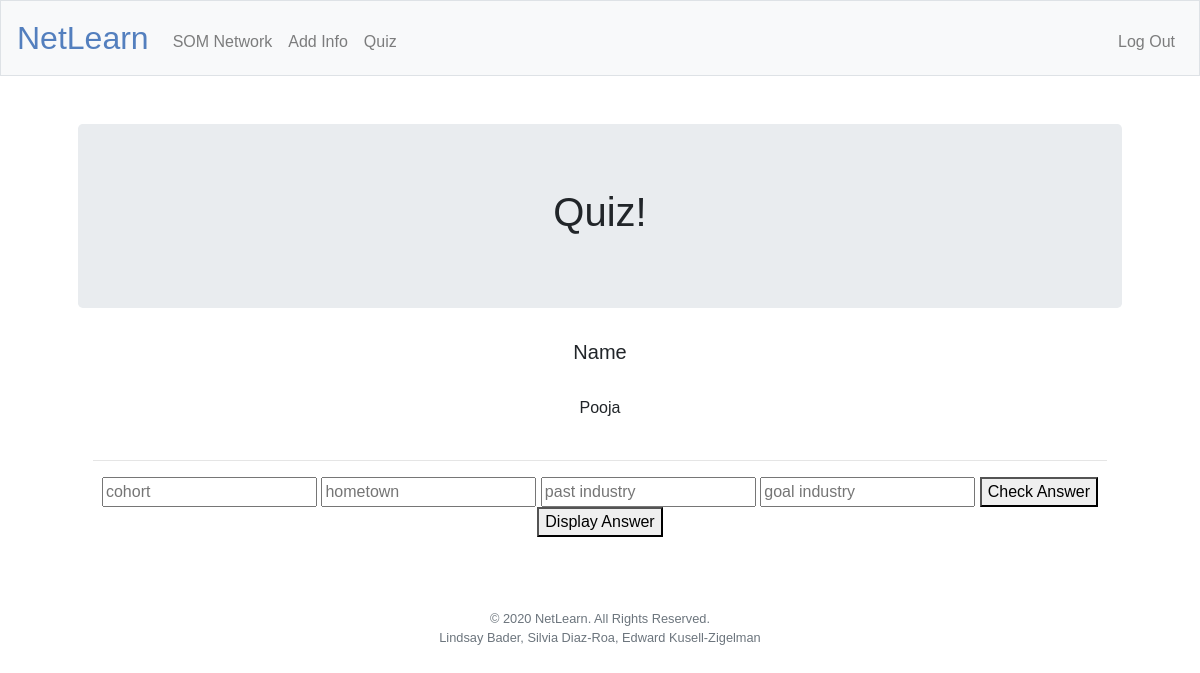
The page /quiz (signed in) on the database as committed earlier.
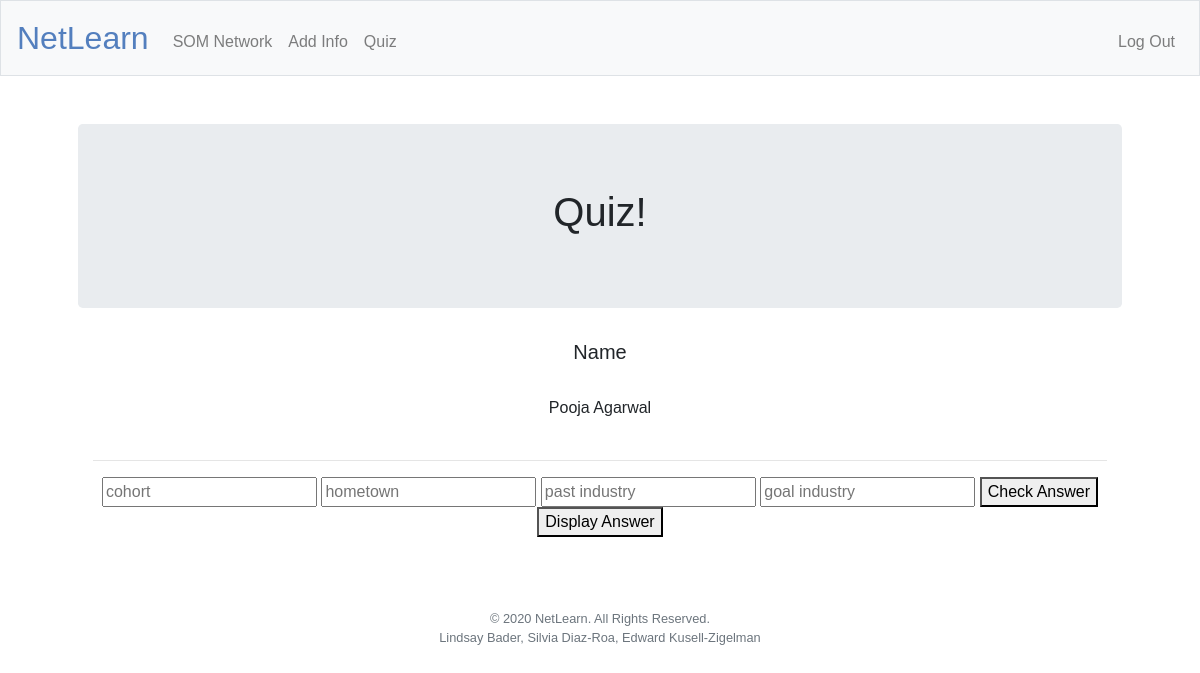
The same page on the database as committed later.
### tables this page shows
CREATE TABLE network (id INTEGER, name TEXT, cohort TEXT, hometown TEXT, past_industry TEXT, goal_industry TEXT, PRIMARY KEY(id));

### application.py (the view)
@app.route("/quiz", methods=["GET", "POST"])
@login_required
def quiz():
     person = db.execute("SELECT * FROM network ORDER BY RANDOM() LIMIT 1;")
     print(person)
     return render_template("quiz.html", person = person[0])

### application.py (called while the page is built)
@app.after_request
def after_request(response):
    response.headers["Cache-Control"] = "no-cache, no-store, must-revalidate"
    response.headers["Expires"] = 0
    response.headers["Pragma"] = "no-cache"
    return response

### helpers.py (called while the page is built)
def login_required(f):
    @wraps(f)
    def decorated_function(*args, **kwargs):
        if session.get("user_id") is None:
            return redirect("/login")
        return f(*args, **kwargs)
    return decorated_function

### templates/quiz.html (shortened to what this page needs)
{% extends "layout.html" %}
{% block main %}
        <div class="jumbotron">
            <h1>Quiz!</h1>
        </div>
        <div class="container">
                <h5>Name</h5><br>
                <h7>{{person.name}}</h7><br><br>
                <hr>
                <input type="text" id="cohort" placeholder="cohort" name="{{person.cohort}}"></input>
                <input type="text" id="hometown" placeholder="hometown" name="{{person.hometown}}"></input>
                <input type="text" id="past" placeholder="past industry" name="{{person.past_industry}}"></input>
                <input type="text" id="goal" placeholder="goal industry" name="{{person.goal_industry}}"></input>
                <button id="check">Check Answer</button>
                <button id="AnswerButton">Display Answer</button><br><br>
        </div>
{% endblock %}

Rows that differ between the two databases and show on the page:
changed network: name "Pooja" → "Pooja Agarwal"
